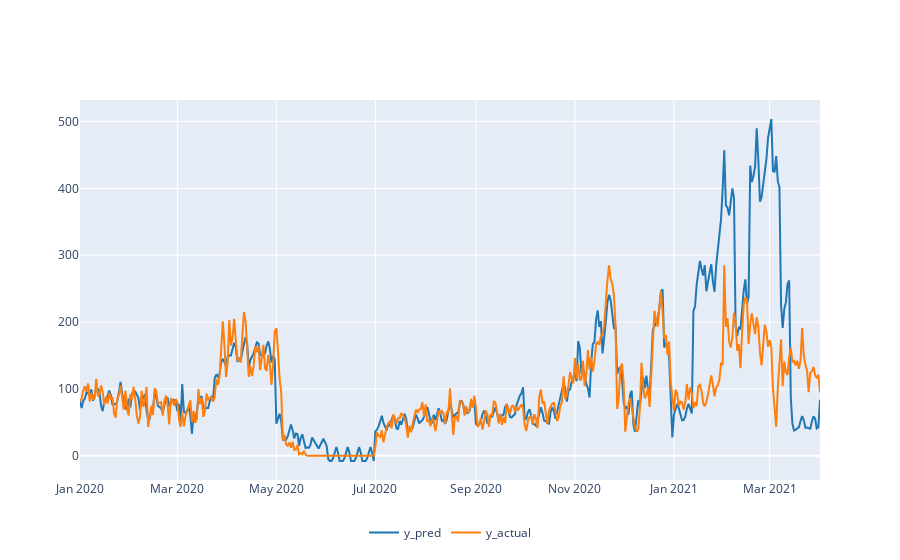

Notebook cell for this chart:
### Code cell
plot_variables(stepwise_vis, ['y_pred','y_actual'], one_plot=True, scaled=False)

### Figure 1 — Plotly figure (JSON) as saved in the notebook; plotly's stock layout.template omitted (floating-point values rounded to 4 significant figures; data arrays with more than 128 entries replaced by an {"elided": "..."} marker saying what was removed)
{"data": [{"line": {"color": "#1f77b4"}, "name": "y_pred", "type": "scatter", "x": {"elided": "451 str values"}, "y": {"elided": "451 float values"}}, {"line": {"color": "#ff7f0e"}, "name": "y_actual", "type": "scatter", "x": {"elided": "451 str values"}, "y": {"elided": "451 float values"}}], "layout": {"autosize": true, "legend": {"orientation": "h", "x": 0.5, "xanchor": "center", "y": -0.1}, "xaxis": {"autorange": true, "range": ["2020-01-01", "2021-04-01"], "type": "date"}, "yaxis": {"autorange": true, "range": [-36.34, 532.3], "type": "linear"}}}
